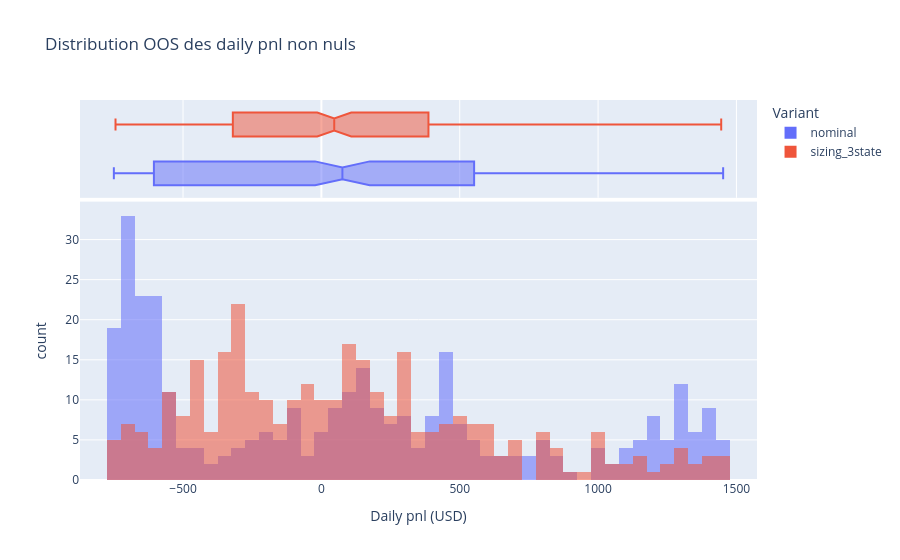

Notebook source saved alongside this figure:
### Markdown cell above
## 6. Distribution de PnL

Ici, l'idée est de montrer la géométrie quotidienne de la variante:

- dispersion des journées tradées,
- quantiles simples,
- meilleurs et pires jours.

### Code cell
traded_daily = daily_buckets.loc[daily_buckets["daily_trade_count"] > 0].copy()
traded_daily_oos = traded_daily.loc[traded_daily["session_date"] >= oos_start_date].copy()

daily_quantiles = traded_daily_oos["daily_pnl_usd"].quantile([0.05, 0.25, 0.50, 0.75, 0.95]).rename("daily_pnl_usd")
display(Markdown("### Quantiles OOS des journees tradees"))
display(daily_quantiles.to_frame())

best_worst_days = pd.concat(
    [
        traded_daily_oos.nlargest(5, "daily_pnl_usd"),
        traded_daily_oos.nsmallest(5, "daily_pnl_usd"),
    ],
    ignore_index=True,
)
best_worst_days = best_worst_days.loc[:, ["session_date", "daily_pnl_usd", "bucket_label", "risk_multiplier", "daily_trade_count"]]
best_worst_days["session_date"] = best_worst_days["session_date"].dt.date
best_worst_days["daily_pnl_usd"] = best_worst_days["daily_pnl_usd"].round(1)
display(Markdown("### Meilleurs / pires jours OOS"))
display(best_worst_days)

hist_df = pd.concat(
    [
        baseline_daily.loc[baseline_daily["session_date"] >= oos_start_date, ["session_date", "daily_pnl_usd"]].assign(variant="nominal"),
        variant_daily.loc[variant_daily["session_date"] >= oos_start_date, ["session_date", "daily_pnl_usd"]].assign(variant="sizing_3state"),
    ],
    ignore_index=True,
)
hist_df = hist_df.loc[hist_df["daily_pnl_usd"] != 0].copy()

fig = px.histogram(
    hist_df,
    x="daily_pnl_usd",
    color="variant",
    marginal="box",
    nbins=60,
    barmode="overlay",
    opacity=0.55,
    title="Distribution OOS des daily pnl non nuls",
    labels={"daily_pnl_usd": "Daily pnl (USD)", "variant": "Variant"},
)
fig.show()

### Figure 1 — Plotly figure (JSON) as saved in the notebook; plotly's stock layout.template omitted (floating-point values rounded to 4 significant figures; data arrays with more than 128 entries replaced by an {"elided": "..."} marker saying what was removed)
{"data": [{"bingroup": "x", "hovertemplate": "Variant=nominal<br>Daily pnl (USD)=%{x}<br>count=%{y}<extra></extra>", "legendgroup": "nominal", "marker": {"color": "#636efa", "opacity": 0.55, "pattern": {"shape": ""}}, "name": "nominal", "nbinsx": 60, "orientation": "v", "showlegend": true, "type": "histogram", "x": {"elided": "339 float values"}, "xaxis": "x", "yaxis": "y"}, {"hovertemplate": "Variant=nominal<br>Daily pnl (USD)=%{x}<extra></extra>", "legendgroup": "nominal", "marker": {"color": "#636efa"}, "name": "nominal", "notched": true, "showlegend": false, "type": "box", "x": {"elided": "339 float values"}, "xaxis": "x2", "yaxis": "y2"}, {"bingroup": "x", "hovertemplate": "Variant=sizing_3state<br>Daily pnl (USD)=%{x}<br>count=%{y}<extra></extra>", "legendgroup": "sizing_3state", "marker": {"color": "#EF553B", "opacity": 0.55, "pattern": {"shape": ""}}, "name": "sizing_3state", "nbinsx": 60, "orientation": "v", "showlegend": true, "type": "histogram", "x": {"elided": "326 float values"}, "xaxis": "x", "yaxis": "y"}, {"hovertemplate": "Variant=sizing_3state<br>Daily pnl (USD)=%{x}<extra></extra>", "legendgroup": "sizing_3state", "marker": {"color": "#EF553B"}, "name": "sizing_3state", "notched": true, "showlegend": false, "type": "box", "x": {"elided": "326 float values"}, "xaxis": "x2", "yaxis": "y2"}], "layout": {"barmode": "overlay", "legend": {"title": {"text": "Variant"}, "tracegroupgap": 0}, "title": {"text": "Distribution OOS des daily pnl non nuls"}, "xaxis": {"anchor": "y", "domain": [0, 1], "title": {"text": "Daily pnl (USD)"}}, "xaxis2": {"anchor": "y2", "domain": [0, 1], "matches": "x", "showgrid": true, "showticklabels": false}, "yaxis": {"anchor": "x", "domain": [0, 0.7326], "title": {"text": "count"}}, "yaxis2": {"anchor": "x2", "domain": [0.7426, 1], "matches": "y2", "showgrid": false, "showline": false, "showticklabels": false, "ticks": ""}}}
